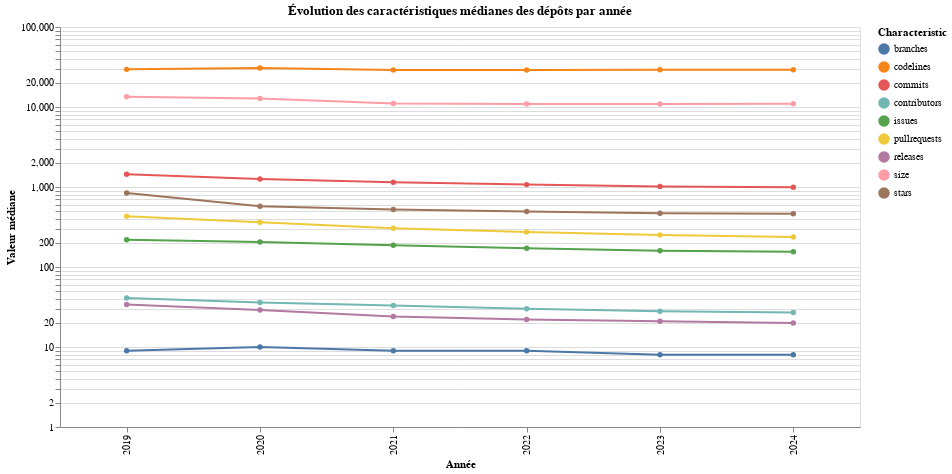

Here is the notebook cell this chart was saved with:
### Markdown cell above
## Draw a line chart representing the evolution of the repositories characteristics over the years

### Code cell
data = []

for year, median_values in repositories_characteristics:
    for characteristic, value in median_values.items():
        data.append({
            'Year': year,
            'Characteristic': characteristic,
            'Value': value
        })

df_medians = pd.DataFrame(data)

chart = alt.Chart(df_medians).mark_line(point=True).encode(
    x=alt.X('Year:O', title='Année'),
    y=alt.Y('Value:Q', title='Valeur médiane', scale=alt.Scale(type='log')),
    color=alt.Color('Characteristic:N'),
    tooltip=['Year', 'Characteristic', 'Value']
).properties(
    title='Évolution des caractéristiques médianes des dépôts par année',
    width=800,
    height=400
).interactive()

chart.show()

### Figure 1 — Vega-Lite specification as saved in the notebook (floating-point values rounded to 4 significant figures)
{"config": {"view": {"continuousWidth": 300, "continuousHeight": 300}}, "data": {"name": "data-ea21e68f3bb020e390335d7d14f74cd9"}, "mark": {"type": "line", "point": true}, "encoding": {"color": {"field": "Characteristic", "type": "nominal"}, "tooltip": [{"field": "Year", "type": "quantitative"}, {"field": "Characteristic", "type": "nominal"}, {"field": "Value", "type": "quantitative"}], "x": {"field": "Year", "title": "Année", "type": "ordinal"}, "y": {"field": "Value", "scale": {"type": "log"}, "title": "Valeur médiane", "type": "quantitative"}}, "height": 400, "params": [{"name": "param_2", "select": {"type": "interval", "encodings": ["x", "y"]}, "bind": "scales"}], "title": "Évolution des caractéristiques médianes des dépôts par année", "width": 800, "$schema": "https://vega.github.io/schema/vega-lite/v5.20.1.json", "datasets": {"data-ea21e68f3bb020e390335d7d14f74cd9": [{"Year": 2019, "Characteristic": "commits", "Value": 1442.0}, {"Year": 2019, "Characteristic": "branches", "Value": 9.0}, {"Year": 2019, "Characteristic": "releases", "Value": 34.0}, {"Year": 2019, "Characteristic": "contributors", "Value": 41.0}, {"Year": 2019, "Characteristic": "stars", "Value": 844.0}, {"Year": 2019, "Characteristic": "issues", "Value": 218.5}, {"Year": 2019, "Characteristic": "pullrequests", "Value": 430.5}, {"Year": 2019, "Characteristic": "codelines", "Value": 29540.0}, {"Year": 2019, "Characteristic": "size", "Value": 13450.0}, {"Year": 2020, "Characteristic": "commits", "Value": 1258.0}, {"Year": 2020, "Characteristic": "branches", "Value": 10.0}, {"Year": 2020, "Characteristic": "releases", "Value": 29.0}, {"Year": 2020, "Characteristic": "contributors", "Value": 36.0}, {"Year": 2020, "Characteristic": "stars", "Value": 575.5}, {"Year": 2020, "Characteristic": "issues", "Value": 205.0}, {"Year": 2020, "Characteristic": "pullrequests", "Value": 363.5}, {"Year": 2020, "Characteristic": "codelines", "Value": 30790.0}, {"Year": 2020, "Characteristic": "size", "Value": 12780.0}, {"Year": 2021, "Characteristic": "commits", "Value": 1148.0}, {"Year": 2021, "Characteristic": "branches", "Value": 9.0}, {"Year": 2021, "Characteristic": "releases", "Value": 24.0}, {"Year": 2021, "Characteristic": "contributors", "Value": 33.0}, {"Year": 2021, "Characteristic": "stars", "Value": 524.0}, {"Year": 2021, "Characteristic": "issues", "Value": 187.0}, {"Year": 2021, "Characteristic": "pullrequests", "Value": 305.0}, {"Year": 2021, "Characteristic": "codelines", "Value": 29100.0}, {"Year": 2021, "Characteristic": "size", "Value": 11080.0}, {"Year": 2022, "Characteristic": "commits", "Value": 1071.0}, {"Year": 2022, "Characteristic": "branches", "Value": 9.0}, {"Year": 2022, "Characteristic": "releases", "Value": 22.0}, {"Year": 2022, "Characteristic": "contributors", "Value": 30.0}, {"Year": 2022, "Characteristic": "stars", "Value": 493.0}, {"Year": 2022, "Characteristic": "issues", "Value": 172.0}, {"Year": 2022, "Characteristic": "pullrequests", "Value": 274.0}, {"Year": 2022, "Characteristic": "codelines", "Value": 28940.0}, {"Year": 2022, "Characteristic": "size", "Value": 10870.0}, {"Year": 2023, "Characteristic": "commits", "Value": 1018.0}, {"Year": 2023, "Characteristic": "branches", "Value": 8.0}, {"Year": 2023, "Characteristic": "releases", "Value": 21.0}, {"Year": 2023, "Characteristic": "contributors", "Value": 28.0}, {"Year": 2023, "Characteristic": "stars", "Value": 471.0}, {"Year": 2023, "Characteristic": "issues", "Value": 160.0}, {"Year": 2023, "Characteristic": "pullrequests", "Value": 252.0}, {"Year": 2023, "Characteristic": "codelines", "Value": 29220.0}, {"Year": 2023, "Characteristic": "size", "Value": 10920.0}, {"Year": 2024, "Characteristic": "commits", "Value": 990.0}, {"Year": 2024, "Characteristic": "branches", "Value": 8.0}, {"Year": 2024, "Characteristic": "releases", "Value": 20.0}, {"Year": 2024, "Characteristic": "contributors", "Value": 27.0}, {"Year": 2024, "Characteristic": "stars", "Value": 464.0}, {"Year": 2024, "Characteristic": "issues", "Value": 155.0}, {"Year": 2024, "Characteristic": "pullrequests", "Value": 237.0}, {"Year": 2024, "Characteristic": "codelines", "Value": 29150.0}, {"Year": 2024, "Characteristic": "size", "Value": 11000.0}]}}
